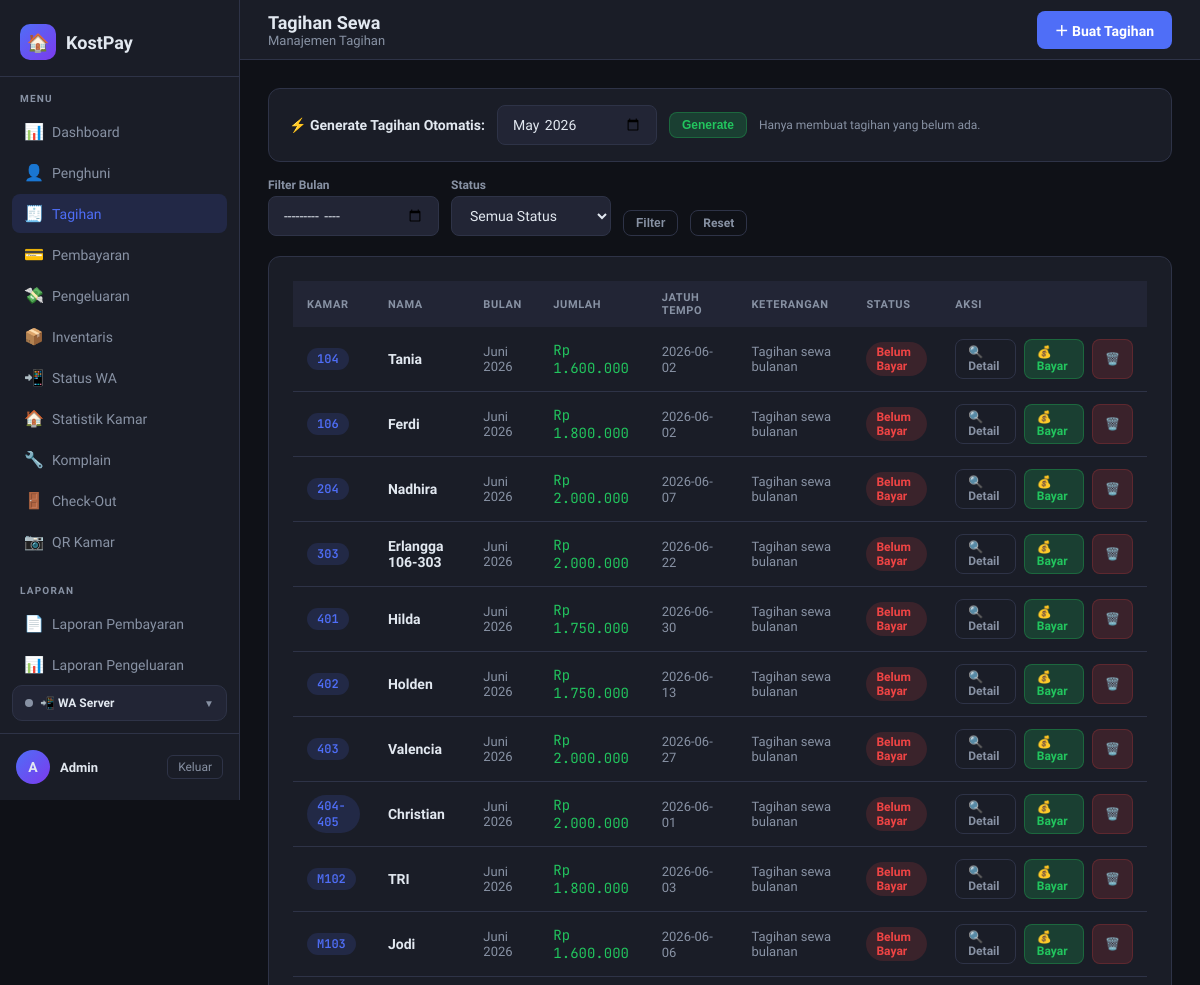
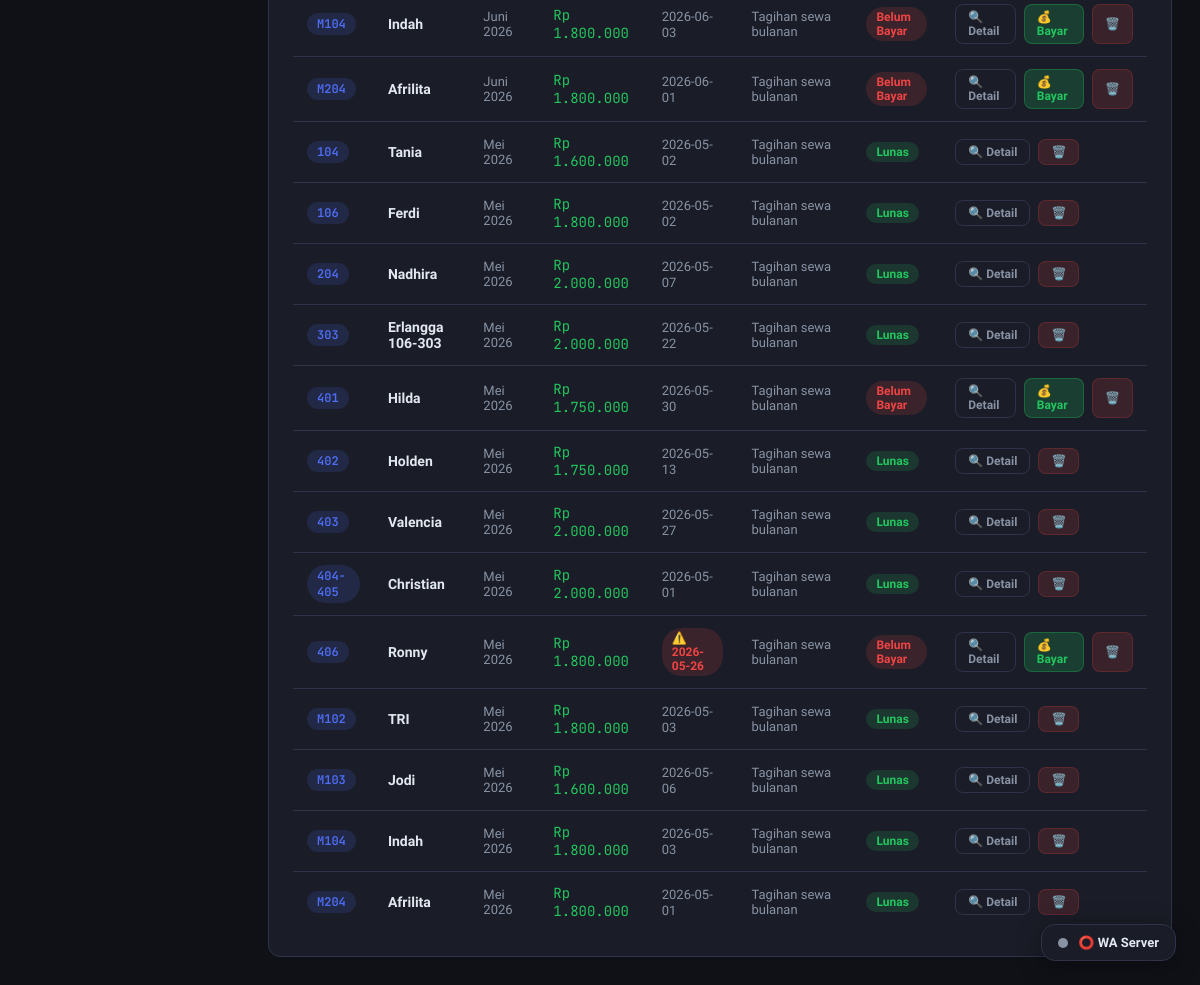
The app's page /tagihan/ (signed in), older data (2 pictures, top to bottom).
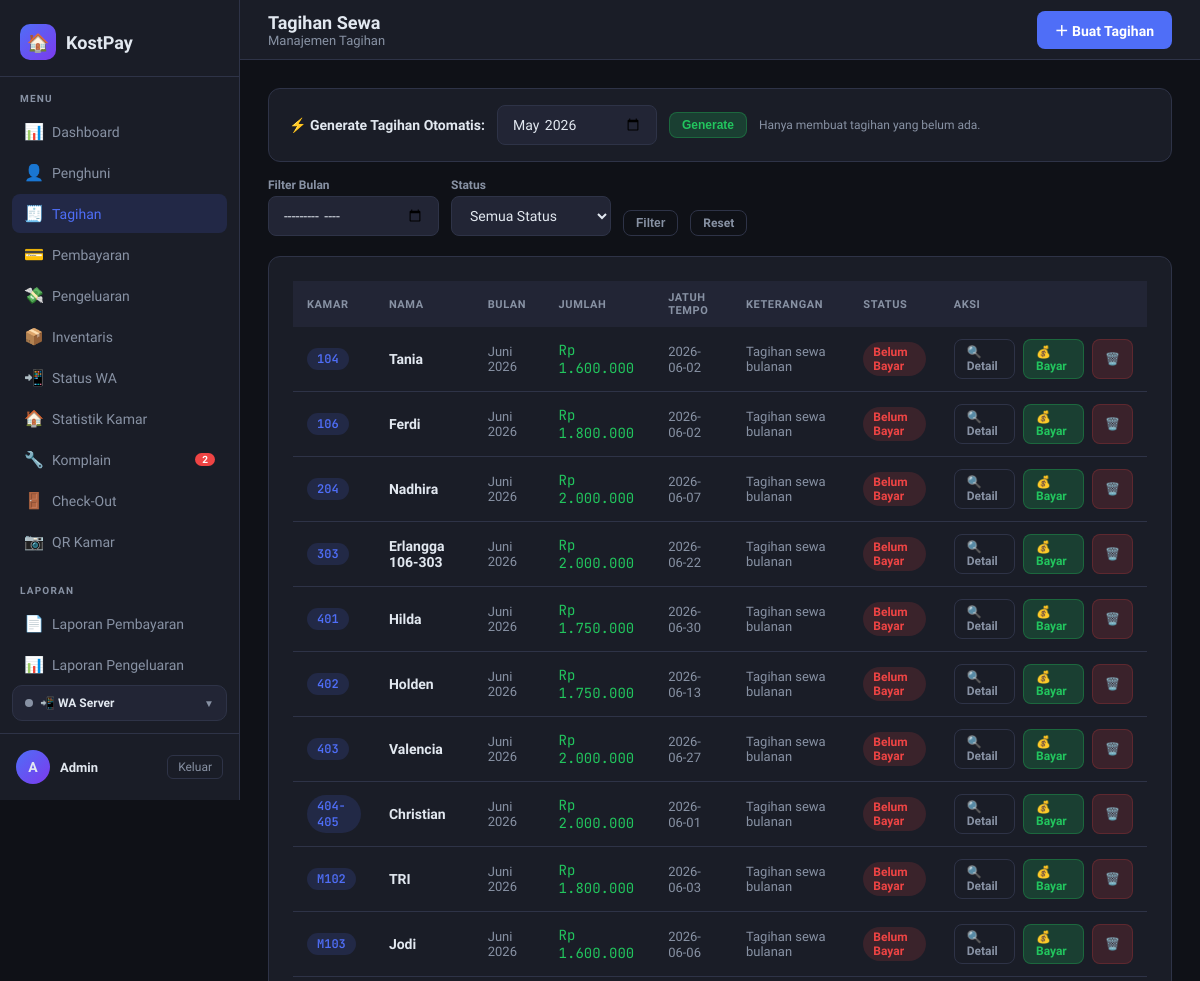
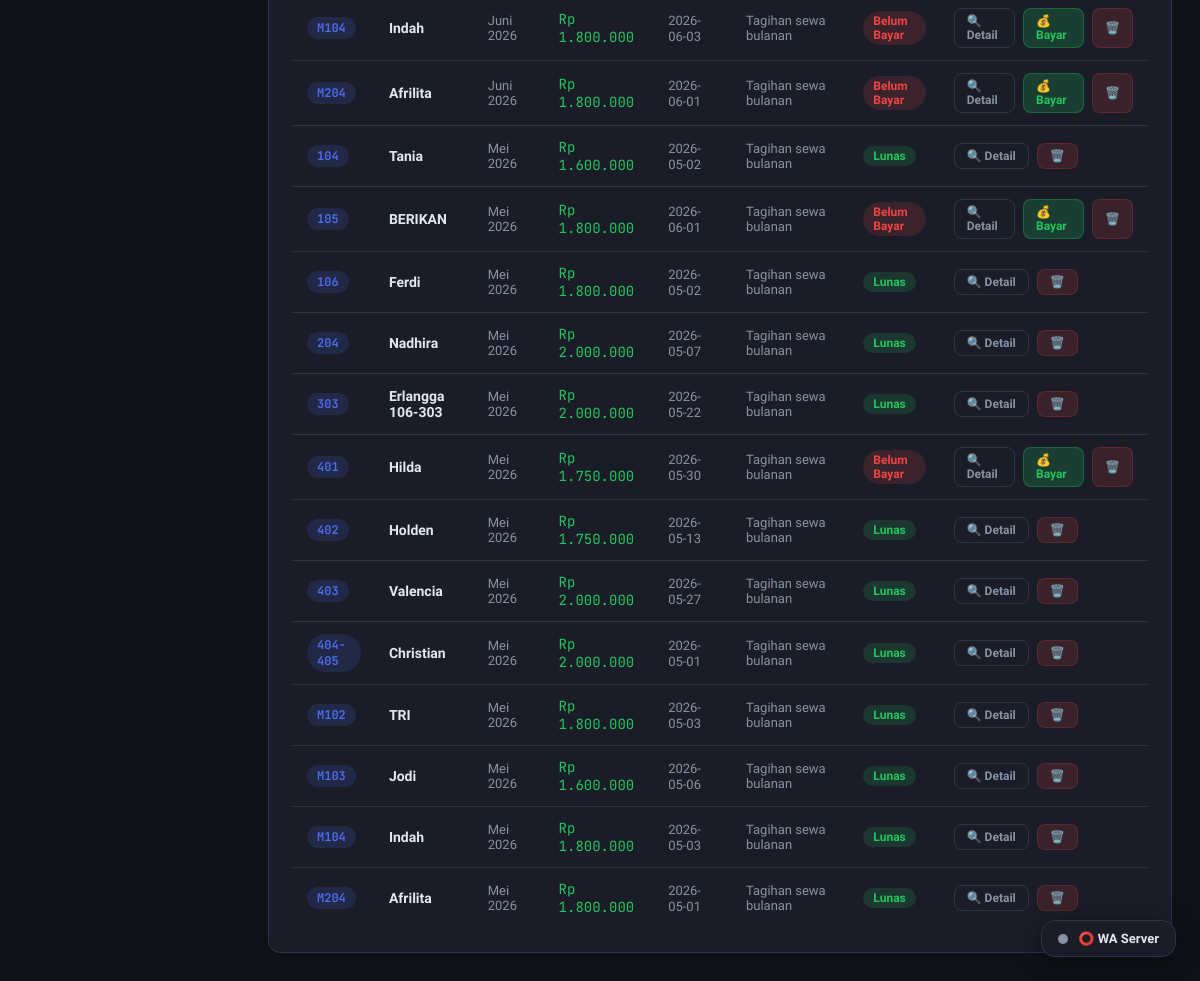
The same page, newer data (2 pictures, top to bottom).
### tables this page shows
CREATE TABLE tagihan (
            id           INTEGER PRIMARY KEY AUTOINCREMENT,
            penghuni_id  INTEGER NOT NULL,
            bulan        TEXT    NOT NULL,   -- format: YYYY-MM
            jumlah       REAL    NOT NULL,
            keterangan   TEXT,
            status       TEXT    NOT NULL DEFAULT 'belum',  -- belum / lunas / sebagian
            created_at   TEXT    DEFAULT (datetime('now','localtime')), tanggal_jatuh_tempo TEXT, notif_wa_terkirim INTEGER NOT NULL DEFAULT 0, wa_count INTEGER DEFAULT 0,
            FOREIGN KEY (penghuni_id) REFERENCES penghuni(id)
        );

CREATE TABLE "penghuni" (
    id                          INTEGER PRIMARY KEY AUTOINCREMENT,
    nama                        TEXT    NOT NULL,
    nomor_kamar                 TEXT    NOT NULL,
    no_hp                       TEXT,
    email                       TEXT,
    tanggal_masuk               TEXT,
    harga_sewa                  REAL    NOT NULL DEFAULT 0,
    aktif                       INTEGER NOT NULL DEFAULT 1,
    created_at                  TEXT,
    foto_ktp                    TEXT,
    bukti_transfer_jaminan      TEXT,
    bukti_pengembalian_jaminan  TEXT,
    tanggal_keluar              TEXT,
    deposit                     REAL    DEFAULT 0,
    keterangan                  TEXT
  );

### routes/tagihan_routes.py (the view)
@tagihan_bp.route('/')
@login_required
def index():
    status = request.args.get('status', '')
    bulan  = request.args.get('bulan', '')
    daftar = tagihan_model.get_all_tagihan(status or None, bulan or None)
    return render_template('tagihan/index.html', daftar=daftar,
                           filter_status=status, filter_bulan=bulan,
                           bulan_ini=bulan_sekarang(),
                           today=date.today().strftime('%Y-%m-%d'))

### models/database.py (called while the page is built)
def get_db():
    conn = sqlite3.connect(DATABASE)
    conn.row_factory = sqlite3.Row
    return conn

### models/tagihan_model.py (called while the page is built)
def get_all_tagihan(status=None, bulan=None):
    conn = get_db()
    query = """
        SELECT t.*, p.nama, p.nomor_kamar
        FROM tagihan t
        JOIN penghuni p ON t.penghuni_id = p.id
        WHERE 1=1
    """
    params = []
    if status:
        query += " AND t.status = ?"
        params.append(status)
    if bulan:
        query += " AND t.bulan = ?"
        params.append(bulan)
    query += " ORDER BY t.bulan DESC, p.nomor_kamar"
    rows = conn.execute(query, params).fetchall()
    conn.close()
    return rows

### utils/auth.py (called while the page is built)
def login_required(f):
    @wraps(f)
    def decorated(*args, **kwargs):
        if 'admin_id' not in session:
            flash('Silakan login terlebih dahulu.', 'warning')
            return redirect(url_for('auth.login'))
        return f(*args, **kwargs)
    return decorated

### utils/format_helper.py (called while the page is built)
def rupiah(amount) -> str:
    try:
        return f"Rp {float(amount):,.0f}".replace(",", ".")
    except (ValueError, TypeError):
        return "Rp 0"

def bulan_sekarang() -> str:
    return datetime.now().strftime('%Y-%m')

### templates/tagihan/index.html (shortened to what this page needs)
{% extends 'base.html' %}
{% block page_title %}Tagihan Sewa{% endblock %}
{% block breadcrumb %}Manajemen Tagihan{% endblock %}
{% block topbar_actions %}
  <a href="{{ url_for('tagihan.tambah') }}" class="btn btn-primary">＋ Buat Tagihan</a>
{% endblock %}
{% block content %}
<div class="card mb-4" style="padding:16px 20px;">
  <form method="POST" action="{{ url_for('tagihan.generate') }}" class="flex gap-3 items-center flex-wrap">
    <span style="font-size:14px; font-weight:600;">⚡ Generate Tagihan Otomatis:</span>
    <input type="month" name="bulan" value="{{ bulan_ini }}" style="width:160px;">
    <button type="submit" class="btn btn-success btn-sm"
            onclick="return confirm('Buat tagihan untuk semua penghuni aktif?')">
      Generate
    </button>
    <span class="text-muted" style="font-size:12px;">Hanya membuat tagihan yang belum ada.</span>
  </form>
</div>
<form method="GET" class="filter-bar">
  <div>
    <label style="font-size:12px;color:var(--muted);margin-bottom:4px;display:block;">Filter Bulan</label>
    <input type="month" name="bulan" value="{{ filter_bulan }}">
  </div>
  <div>
    <label style="font-size:12px;color:var(--muted);margin-bottom:4px;display:block;">Status</label>
    <select name="status">
      <option value="">Semua Status</option>
    </select>
  </div>
  <button type="submit" class="btn btn-outline btn-sm">Filter</button>
  <a href="{{ url_for('tagihan.index') }}" class="btn btn-outline btn-sm">Reset</a>
</form>
<div class="card">
  <div class="table-wrap">
    {% if daftar %}
    <table>
      <thead>
        <tr><th>Kamar</th><th>Nama</th><th>Bulan</th><th>Jumlah</th><th>Jatuh Tempo</th><th>Keterangan</th><th>Status</th><th>Aksi</th></tr>
      </thead>
      <tbody>
      {% for t in daftar %}
      {% set badge = t.status | status_badge %}
      <tr>
        <td><span class="badge badge-info text-mono">{{ t.nomor_kamar }}</span></td>
        <td class="fw-bold">{{ t.nama }}</td>
        <td class="text-muted">{{ t.bulan | nama_bulan }}</td>
        <td class="text-mono text-green">{{ t.jumlah | rupiah }}</td>
        <td>
          {% if t.tanggal_jatuh_tempo %}
            {% if t.status != 'lunas' and t.tanggal_jatuh_tempo < today %}
              <span class="badge badge-danger" title="Sudah lewat jatuh tempo">⚠️ {{ t.tanggal_jatuh_tempo }}</span>
            {% else %}
              <span class="text-muted" style="font-size:13px;">{{ t.tanggal_jatuh_tempo }}</span>
            {% endif %}
          {% else %}
            <span class="text-muted">—</span>
          {% endif %}
        </td>
        <td class="text-muted">{{ t.keterangan or '—' }}</td>
        <td><span class="badge badge-{{ badge.color }}">{{ badge.label }}</span></td>
        <td>
          <div class="flex gap-2">
            <a href="{{ url_for('tagihan.detail', tid=t.id) }}" class="btn btn-outline btn-sm">🔍 Detail</a>
            {% if t.status != 'lunas' %}
            <a href="{{ url_for('pembayaran.tambah', tagihan_id=t.id) }}" class="btn btn-success btn-sm">💰 Bayar</a>
            {% endif %}
            <a href="{{ url_for('tagihan.hapus', tid=t.id) }}"
               class="btn btn-danger btn-sm"
               onclick="return confirm('Hapus tagihan ini?')">🗑️</a>
          </div>
        </td>
      </tr>
      {% endfor %}
      </tbody>
    </table>
    {% else %}
    <div class="empty">
      <div class="empty-icon">🧾</div>
      <div>Tidak ada tagihan ditemukan.</div>
    </div>
    {% endif %}
  </div>
</div>
{% endblock %}

Row changes from the older to the newer data that the page shows:
no longer on this page (row edited): tagihan: nomor_kamar "406", nama "Ronny", bulan|nama_bulan "Mei 2026", jumlah|rupiah "Rp 1.800.000", tanggal_jatuh_tempo "2026-05-26", keterangan "Tagihan sewa bulanan", label "Belum Bayar"
added tagihan: nomor_kamar "105", nama "BERIKAN", bulan|nama_bulan "Mei 2026", jumlah|rupiah "Rp 1.800.000", tanggal_jatuh_tempo "2026-06-01", keterangan "Tagihan sewa bulanan", label "Belum Bayar"
Text that changed along with them:
{{ komplain_baru_count }}: (not shown) → "2"
